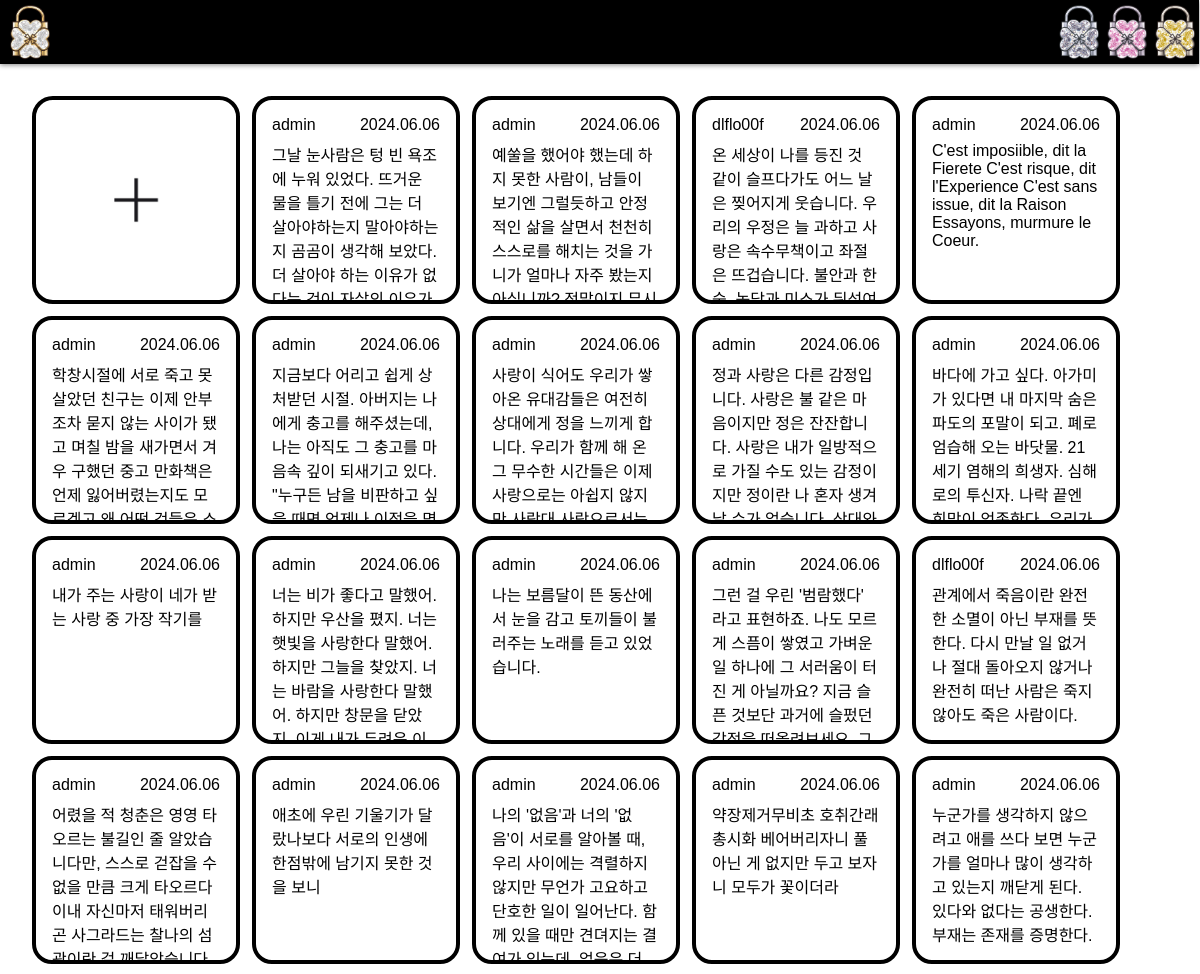
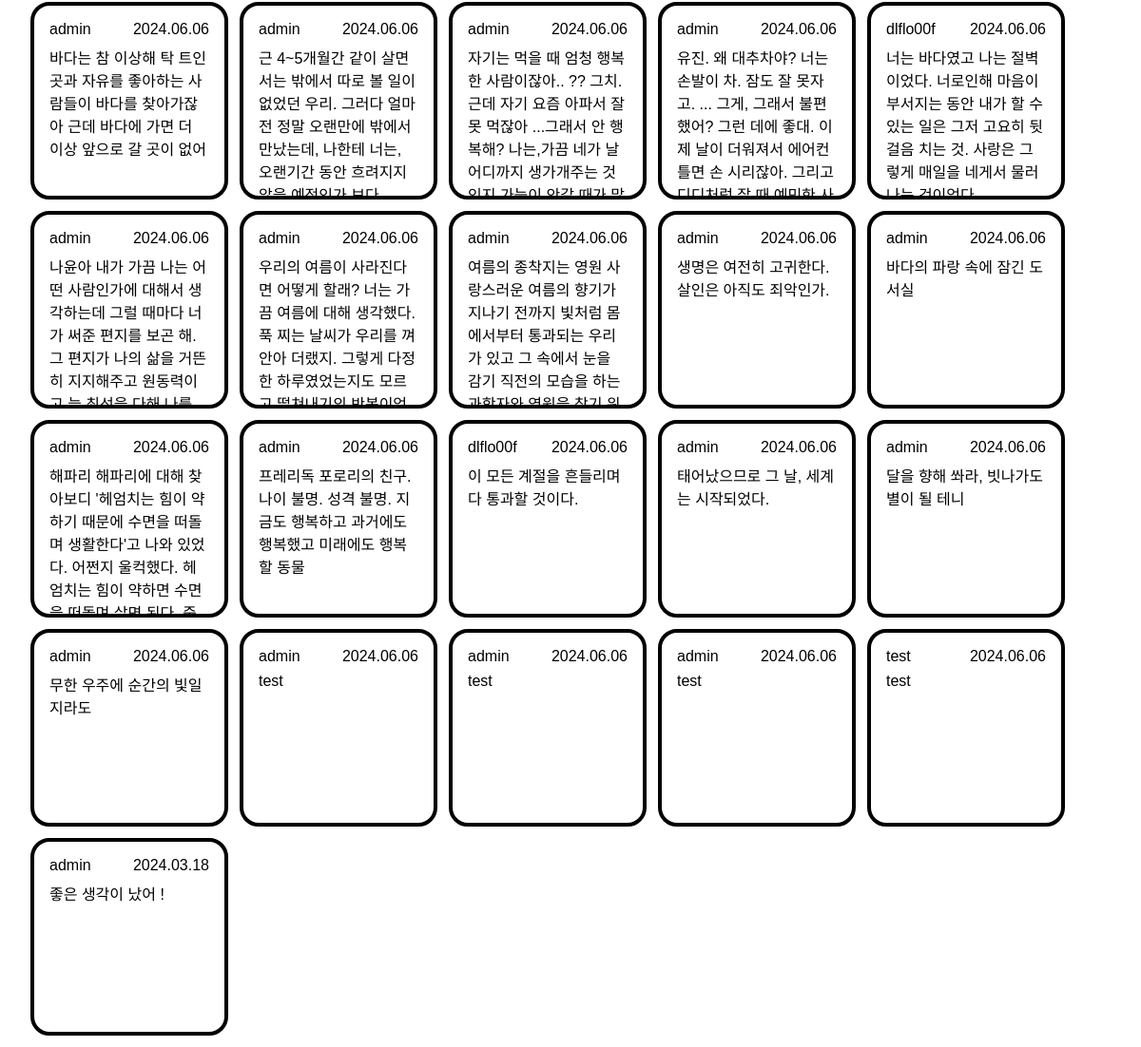
The page /unlockk/write/ on the database its author committed (2 pictures, top to bottom).
### unlockk/models.py (models this page shows)
class Write(models.Model):
    author = models.ForeignKey(User, on_delete=models.CASCADE, related_name='author')
    content = models.TextField()
    create_date = models.DateTimeField()

### unlockk/views.py (the view)
# urls.py: path('write/', views.write, name='write'),
def write(request):
    write_list = Write.objects.order_by('-create_date')
    context = {'write_list' : write_list}
    return render(request, 'unlockk/write.html', context)

### templates/unlockk/write.html (shortened to what this page needs)
{% extends 'base.html' %}
{%block content %}
<span class="write_body">
    <div class="write_add">
        <img src="/static/image/write_add.png" onclick="openPopup2()" class="write_img">
    </div>
    {% if write_list %}
            {% for write in write_list %}
                <div class="write_box">
                    <div class="write_inner">
                        <span class="writer">{{ write.author }}</span>
                        <span class="date">{{ write.create_date | date:"Y.m.d"}}</span>
                    </div>
                    <span class="content">{{ write.content }}</span>
                </div>
            {% endfor %}
        {% endif %}
</span>
{% endblock %}

### templates/base.html (shortened to what this page needs)
<!doctype html>
<html lang="ko">
<head>
</head>
<body>
    <header class="header">
        {% if user.is_authenticated %}
        <a href="{% url 'unlockk:home' %}" class="logo"><img src="/static/image/log.png"></a>
        {% else %}
        <a href="{% url 'unlockk:index' %}" class="logo"><img src="/static/image/log.png"></a>
        {% endif %}
        <span class="right">
            <img class="black" id="BlackButton" onclick="setTheme('black')" src="/static/image/black.png">
            <img class="pink" id="PinkButton" onclick="setTheme('pink')" src="/static/image/pink.png">
            <img class="yellow" id="YellowButton" onclick="setTheme('yellow')" src="/static/image/yellow.png">
        </span>
    </header>
    {% block content %}
    {% endblock %}
</body>
</html>

### templates/base.html (style rules this page uses)
:root, :root.black { --header-color: black; --start-color : rgba(0,0,0,0.8); --start-border : solid 3px white; --start-calli : url("../../static/image/calli_black.png"); --start-sign : white; --sign-bg : url("../../static/image/label/blacklabel.png"); }
.header { box-shadow: 0px 1px 5px gray; display: flex; flex-direction: row; justify-content: space-between; background-color: var(--header-color); width: 100%; height: 8vh; }
.right { display: flex; }
.logo { display: flex; margin-left: 0.5%; }
.black, .pink, .yellow { display: block; }

### templates/unlockk/write.html (style rules this page uses)
body { margin: 0; padding: 0; height: 100vh; width: 99.9%; font-family: Arial, sans-serif; }
.write_body { display: flex; flex-direction: row; flex-wrap: wrap; padding-top: 4vh; align-items: flex-start; margin-left: 2.5vh; }
.write_add { display: flex; border: solid 4px black; width: 25vh; height: 25vh; margin-left: 1.5vh; border-radius: 10%; align-items: center; justify-content: center; }
.write_img { display: flex; width: 40%; }
.write_box { display: flex; border: solid 4px black; border-radius: 20px; width: 21vh; height: 21vh; flex-direction: column; margin: 1.5vh; margin-top: 0; margin-right: 0; padding: 2vh; overflow: auto; }
.write_inner { display: flex; justify-content: space-between; margin-bottom: 1vh; }
.writer { display: flex; }
.date { display: flex; }

### rows shown on the page
Write: author "admin", create_date "2024.06.06", content "그날 눈사람은 텅 빈 욕조에 누워 있었다. 뜨거운 물을 틀기 전에 그는 더 살아야하는지 말아야하는지 곰곰이 생각해 보았다. 더 살아야 하는 이유가 없다는 것이 자살의 이유가…"
Write: author "admin", create_date "2024.06.06", content "예쑬을 했어야 했는데 하지 못한 사람이, 남들이 보기엔 그럴듯하고 안정적인 삶을 살면서 천천히 스스로를 해치는 것을 가니가 얼마나 자주 봤는지 아십니까? 정말이지…"
Write: author "dlflo00f", create_date "2024.06.06", content "온 세상이 나를 등진 것 같이 슬프다가도 어느 날은 찢어지게 웃습니다. 우리의 우정은 늘 과하고 사랑은 속수무책이고 좌절은 뜨겁습니다. 불안과 한숨, 농담과 미소가 뒤섞여…"
Write: author "admin", create_date "2024.06.06", content "C'est imposiible, dit la Fierete C'est risque, dit l'Experience C'est sans issue, dit la Raison Essayons, murmure le Coeur."
Write: author "admin", create_date "2024.06.06", content "학창시절에 서로 죽고 못 살았던 친구는 이제 안부조차 묻지 않는 사이가 됐고 며칠 밤을 새가면서 겨우 구했던 중고 만화책은 언제 잃어버렸는지도 모르겠고 왜 어떤 것들은…"
Write: author "admin", create_date "2024.06.06", content "지금보다 어리고 쉽게 상처받던 시절. 아버지는 나에게 충고를 해주셨는데, 나는 아직도 그 충고를 마음속 깊이 되새기고 있다. \"누구든 남을 비판하고 싶을 때면 언제나 이점을…"
Write: author "admin", create_date "2024.06.06", content "사랑이 식어도 우리가 쌓아온 유대감들은 여전히 상대에게 정을 느끼게 합니다. 우리가 함께 해 온 그 무수한 시간들은 이제 사랑으로는 아쉽지 않지만 사람대 사람으로서는…"
Write: author "admin", create_date "2024.06.06", content "정과 사랑은 다른 감정입니다. 사랑은 불 같은 마음이지만 정은 잔잔합니다. 사랑은 내가 일방적으로 가질 수도 있는 감정이지만 정이란 나 혼자 생겨날 수가 없습니다. 상대와…"
Write: author "admin", create_date "2024.06.06", content "바다에 가고 싶다. 아가미가 있다면 내 마지막 숨은 파도의 포말이 되고. 폐로 엄습해 오는 바닷물. 21세기 염해의 희생자. 심해로의 투신자. 나락 끝엔 희망이 엄존한다. 우리가…"
Write: author "admin", create_date "2024.06.06", content "내가 주는 사랑이 네가 받는 사랑 중 가장 작기를"
Write: author "admin", create_date "2024.06.06", content "너는 비가 좋다고 말했어. 하지만 우산을 폈지. 너는 햇빛을 사랑한다 말했어. 하지만 그늘을 찾았지. 너는 바람을 사랑한다 말했어. 하지만 창문을 닫았지. 이게 내가 두려운…"
Write: author "admin", create_date "2024.06.06", content "나는 보름달이 뜬 동산에서 눈을 감고 토끼들이 불러주는 노래를 듣고 있었습니다."
Write: author "admin", create_date "2024.06.06", content "그런 걸 우린 '범람했다' 라고 표현하죠. 나도 모르게 스픔이 쌓였고 가벼운 일 하나에 그 서러움이 터진 게 아닐까요? 지금 슬픈 것보단 과거에 슬펐던 감정을 떠올려보세요.…"
Write: author "dlflo00f", create_date "2024.06.06", content "관계에서 죽음이란 완전한 소멸이 아닌 부재를 뜻한다. 다시 만날 일 없거나 절대 돌아오지 않거나 완전히 떠난 사람은 죽지 않아도 죽은 사람이다."
Write: author "admin", create_date "2024.06.06", content "어렸을 적 청춘은 영영 타오르는 불길인 줄 알았습니다만, 스스로 걷잡을 수 없을 만큼 크게 타오르다 이내 자신마저 태워버리곤 사그라드는 찰나의 섬광이란 걸 깨달았습니다.…"
Write: author "admin", create_date "2024.06.06", content "애초에 우린 기울기가 달랐나보다 서로의 인생에 한점밖에 남기지 못한 것을 보니"
Write: author "admin", create_date "2024.06.06", content "나의 '없음'과 너의 '없음'이 서로를 알아볼 때, 우리 사이에는 격렬하지 않지만 무언가 고요하고 단호한 일이 일어난다. 함께 있을 때만 견뎌지는 결여가 있는데, 없음은 더…"
Write: author "admin", create_date "2024.06.06", content "약장제거무비초 호취간래총시화 베어버리자니 풀 아닌 게 없지만 두고 보자니 모두가 꽃이더라"
Write: author "admin", create_date "2024.06.06", content "누군가를 생각하지 않으려고 애를 쓰다 보면 누군가를 얼마나 많이 생각하고 있는지 깨닫게 된다. 있다와 없다는 공생한다. 부재는 존재를 증명한다."
Write: author "admin", create_date "2024.06.06", content "바다는 참 이상해 탁 트인 곳과 자유를 좋아하는 사람들이 바다를 찾아가잖아 근데 바다에 가면 더 이상 앞으로 갈 곳이 없어"
Write: author "admin", create_date "2024.06.06", content "근 4~5개월간 같이 살면서는 밖에서 따로 볼 일이 없었던 우리. 그러다 얼마 전 정말 오랜만에 밖에서 만났는데, 나한테 너는, 오랜기간 동안 흐려지지 않을 예정인가 보다."
Write: author "admin", create_date "2024.06.06", content "자기는 먹을 때 엄청 행복한 사람이잖아.. ?? 그치. 근데 자기 요즘 아파서 잘 못 먹잖아 ...그래서 안 행복해? 나는,가끔 네가 날 어디까지 생가개주는 것인지 가늠이 안갈 때가…"
Write: author "admin", create_date "2024.06.06", content "유진. 왜 대추차야? 너는 손발이 차. 잠도 잘 못자고. ... 그게, 그래서 불편했어? 그런 데에 좋대. 이제 날이 더워져서 에어컨 틀면 손 시리잖아. 그리고 디디처럼 잘 때 예민한…"
Write: author "dlflo00f", create_date "2024.06.06", content "너는 바다였고 나는 절벽이었다. 너로인해 마음이 부서지는 동안 내가 할 수 있는 일은 그저 고요히 뒷 걸음 치는 것. 사랑은 그렇게 매일을 네게서 물러나는 것이었다."
Write: author "admin", create_date "2024.06.06", content "나윤아 내가 가끔 나는 어떤 사람인가에 대해서 생각하는데 그럴 때마다 너가 써준 편지를 보곤 해. 그 편지가 나의 삶을 거뜬히 지지해주고 원동력이고 늘 최선을 다해 나를…"
Write: author "admin", create_date "2024.06.06", content "우리의 여름이 사라진다면 어떻게 할래? 너는 가끔 여름에 대해 생각했다. 푹 찌는 날씨가 우리를 껴안아 더랬지. 그렇게 다정한 하루였었는지도 모르고 떨쳐내기의…"
Write: author "admin", create_date "2024.06.06", content "여름의 종착지는 영원 사랑스러운 여름의 향기가 지나기 전까지 빛처럼 몸에서부터 통과되는 우리가 있고 그 속에서 눈을 감기 직전의 모습을 하는 과학자와 영원을 찾기…"
Write: author "admin", create_date "2024.06.06", content "생명은 여전히 고귀한다. 살인은 아직도 죄악인가."
Write: author "admin", create_date "2024.06.06", content "바다의 파랑 속에 잠긴 도서실"
Write: author "admin", create_date "2024.06.06", content "해파리 해파리에 대해 찾아보디 '헤엄치는 힘이 약하기 때문에 수면을 떠돌며 생활한다'고 나와 있었다. 어쩐지 울컥했다. 헤엄치는 힘이 약하면 수면을 떠돌며 살면 된다.…"
Write: author "admin", create_date "2024.06.06", content "프레리독 포로리의 친구. 나이 불명. 성격 불명. 지금도 행복하고 과거에도 행복했고 미래에도 행복할 동물"
Write: author "dlflo00f", create_date "2024.06.06", content "이 모든 계절을 흔들리며 다 통과할 것이다."
Write: author "admin", create_date "2024.06.06", content "태어났으므로 그 날, 세계는 시작되었다."
Write: author "admin", create_date "2024.06.06", content "달을 향해 쏴라, 빗나가도 별이 될 테니"
Write: author "admin", create_date "2024.06.06", content "무한 우주에 순간의 빛일지라도"
Write: author "admin", create_date "2024.06.06", content "test"
Write: author "admin", create_date "2024.06.06", content "test"
Write: author "admin", create_date "2024.06.06", content "test"
Write: author "test", create_date "2024.06.06", content "test"
Write: author "admin", create_date "2024.03.18", content "좋은 생각이 났어 !"
